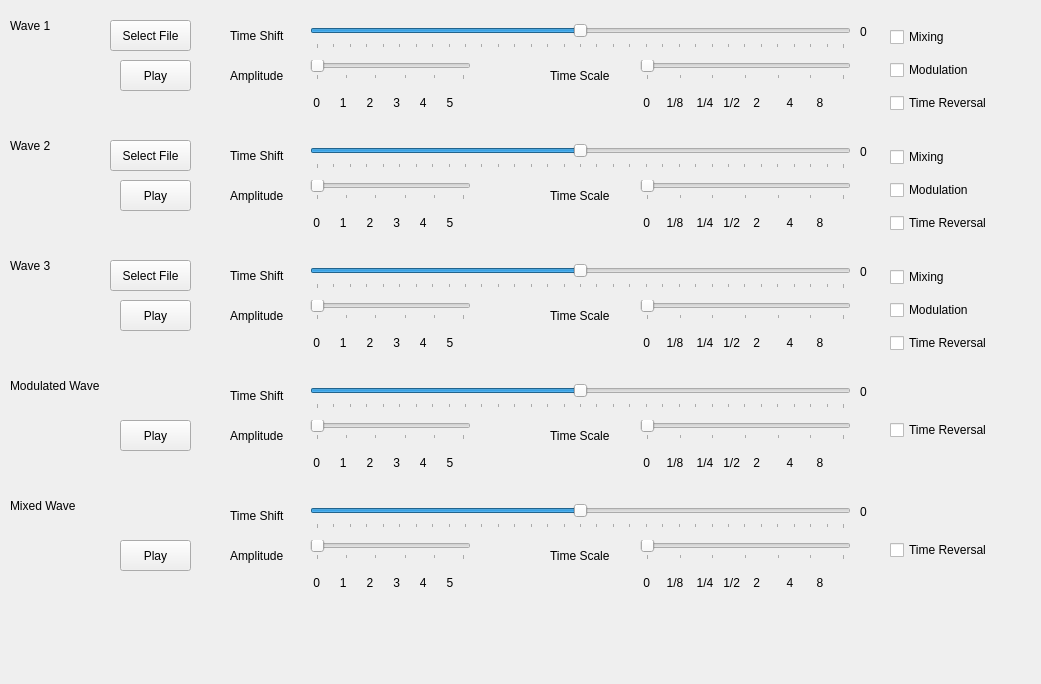
<?xml version="1.0" encoding="UTF-8"?>
<ui version="4.0">
 <class>WaveMixer</class>
 <widget class="QMainWindow" name="WaveMixer">
  <property name="enabled">
   <bool>true</bool>
  </property>
  <property name="geometry">
   <rect>
    <x>0</x>
    <y>0</y>
    <width>1041</width>
    <height>684</height>
   </rect>
  </property>
  <property name="acceptDrops">
   <bool>false</bool>
  </property>
  <property name="windowTitle">
   <string>MainWindow</string>
  </property>
  <property name="autoFillBackground">
   <bool>true</bool>
  </property>
  <widget class="QWidget" name="centralwidget">
   <widget class="QLabel" name="label">
    <property name="geometry">
     <rect>
      <x>10</x>
      <y>10</y>
      <width>51</width>
      <height>31</height>
     </rect>
    </property>
    <property name="text">
     <string>Wave 1</string>
    </property>
   </widget>
   <widget class="QSlider" name="timeShift1">
    <property name="geometry">
     <rect>
      <x>310</x>
      <y>20</y>
      <width>541</width>
      <height>29</height>
     </rect>
    </property>
    <property name="acceptDrops">
     <bool>false</bool>
    </property>
    <property name="minimum">
     <number>-16000</number>
    </property>
    <property name="maximum">
     <number>16000</number>
    </property>
    <property name="tracking">
     <bool>true</bool>
    </property>
    <property name="orientation">
     <enum>Qt::Horizontal</enum>
    </property>
    <property name="tickPosition">
     <enum>QSlider::TicksBelow</enum>
    </property>
    <property name="tickInterval">
     <number>1000</number>
    </property>
   </widget>
   <widget class="QLabel" name="label_2">
    <property name="geometry">
     <rect>
      <x>860</x>
      <y>16</y>
      <width>51</width>
      <height>31</height>
     </rect>
    </property>
    <property name="text">
     <string>0</string>
    </property>
   </widget>
   <widget class="QLabel" name="label_3">
    <property name="geometry">
     <rect>
      <x>230</x>
      <y>20</y>
      <width>81</width>
      <height>31</height>
     </rect>
    </property>
    <property name="text">
     <string>Time Shift</string>
    </property>
   </widget>
   <widget class="QLabel" name="label_7">
    <property name="geometry">
     <rect>
      <x>230</x>
      <y>60</y>
      <width>81</width>
      <height>31</height>
     </rect>
    </property>
    <property name="text">
     <string>Amplitude</string>
    </property>
   </widget>
   <widget class="QLabel" name="label_9">
    <property name="geometry">
     <rect>
      <x>550</x>
      <y>60</y>
      <width>81</width>
      <height>31</height>
     </rect>
    </property>
    <property name="text">
     <string>Time Scale</string>
    </property>
   </widget>
   <widget class="QPushButton" name="select1">
    <property name="geometry">
     <rect>
      <x>110</x>
      <y>20</y>
      <width>81</width>
      <height>31</height>
     </rect>
    </property>
    <property name="text">
     <string>Select File</string>
    </property>
   </widget>
   <widget class="QPushButton" name="play1">
    <property name="geometry">
     <rect>
      <x>120</x>
      <y>60</y>
      <width>71</width>
      <height>31</height>
     </rect>
    </property>
    <property name="text">
     <string>Play</string>
    </property>
   </widget>
   <widget class="QWidget" name="layoutWidget">
    <property name="geometry">
     <rect>
      <x>640</x>
      <y>180</y>
      <width>211</width>
      <height>59</height>
     </rect>
    </property>
    <layout class="QVBoxLayout" name="verticalLayout_13">
     <item>
      <widget class="QSlider" name="timeScale2">
       <property name="maximum">
        <number>6</number>
       </property>
       <property name="orientation">
        <enum>Qt::Horizontal</enum>
       </property>
       <property name="tickPosition">
        <enum>QSlider::TicksBelow</enum>
       </property>
       <property name="tickInterval">
        <number>1</number>
       </property>
      </widget>
     </item>
     <item>
      <widget class="QLabel" name="label_16">
       <property name="text">
        <string> 0     1/8    1/4   1/2    2        4       8</string>
       </property>
      </widget>
     </item>
    </layout>
   </widget>
   <widget class="QSlider" name="timeShift2">
    <property name="geometry">
     <rect>
      <x>310</x>
      <y>140</y>
      <width>541</width>
      <height>29</height>
     </rect>
    </property>
    <property name="acceptDrops">
     <bool>false</bool>
    </property>
    <property name="minimum">
     <number>-16000</number>
    </property>
    <property name="maximum">
     <number>16000</number>
    </property>
    <property name="tracking">
     <bool>true</bool>
    </property>
    <property name="orientation">
     <enum>Qt::Horizontal</enum>
    </property>
    <property name="tickPosition">
     <enum>QSlider::TicksBelow</enum>
    </property>
    <property name="tickInterval">
     <number>1000</number>
    </property>
   </widget>
   <widget class="QLabel" name="label_10">
    <property name="geometry">
     <rect>
      <x>550</x>
      <y>180</y>
      <width>81</width>
      <height>31</height>
     </rect>
    </property>
    <property name="text">
     <string>Time Scale</string>
    </property>
   </widget>
   <widget class="QPushButton" name="select2">
    <property name="geometry">
     <rect>
      <x>110</x>
      <y>140</y>
      <width>81</width>
      <height>31</height>
     </rect>
    </property>
    <property name="text">
     <string>Select File</string>
    </property>
   </widget>
   <widget class="QWidget" name="layoutWidget_2">
    <property name="geometry">
     <rect>
      <x>890</x>
      <y>140</y>
      <width>126</width>
      <height>101</height>
     </rect>
    </property>
    <layout class="QVBoxLayout" name="verticalLayout_14">
     <item>
      <widget class="QCheckBox" name="mixing2">
       <property name="text">
        <string>Mixing</string>
       </property>
      </widget>
     </item>
     <item>
      <widget class="QCheckBox" name="modulation2">
       <property name="text">
        <string>Modulation</string>
       </property>
      </widget>
     </item>
     <item>
      <widget class="QCheckBox" name="reverse2">
       <property name="text">
        <string>Time Reversal</string>
       </property>
      </widget>
     </item>
    </layout>
   </widget>
   <widget class="QPushButton" name="play2">
    <property name="geometry">
     <rect>
      <x>120</x>
      <y>180</y>
      <width>71</width>
      <height>31</height>
     </rect>
    </property>
    <property name="text">
     <string>Play</string>
    </property>
   </widget>
   <widget class="QLabel" name="label_6">
    <property name="geometry">
     <rect>
      <x>860</x>
      <y>136</y>
      <width>51</width>
      <height>31</height>
     </rect>
    </property>
    <property name="text">
     <string>0</string>
    </property>
   </widget>
   <widget class="QLabel" name="label_8">
    <property name="geometry">
     <rect>
      <x>230</x>
      <y>180</y>
      <width>81</width>
      <height>31</height>
     </rect>
    </property>
    <property name="text">
     <string>Amplitude</string>
    </property>
   </widget>
   <widget class="QLabel" name="label_18">
    <property name="geometry">
     <rect>
      <x>10</x>
      <y>130</y>
      <width>51</width>
      <height>31</height>
     </rect>
    </property>
    <property name="text">
     <string>Wave 2</string>
    </property>
   </widget>
   <widget class="QWidget" name="layoutWidget_3">
    <property name="geometry">
     <rect>
      <x>310</x>
      <y>180</y>
      <width>161</width>
      <height>59</height>
     </rect>
    </property>
    <layout class="QVBoxLayout" name="verticalLayout_15">
     <item>
      <widget class="QSlider" name="amplitude2">
       <property name="maximum">
        <number>100</number>
       </property>
       <property name="pageStep">
        <number>10</number>
       </property>
       <property name="orientation">
        <enum>Qt::Horizontal</enum>
       </property>
       <property name="tickPosition">
        <enum>QSlider::TicksBelow</enum>
       </property>
       <property name="tickInterval">
        <number>20</number>
       </property>
      </widget>
     </item>
     <item>
      <widget class="QLabel" name="label_20">
       <property name="text">
        <string> 0      1      2      3      4      5</string>
       </property>
      </widget>
     </item>
    </layout>
   </widget>
   <widget class="QLabel" name="label_21">
    <property name="geometry">
     <rect>
      <x>230</x>
      <y>140</y>
      <width>81</width>
      <height>31</height>
     </rect>
    </property>
    <property name="text">
     <string>Time Shift</string>
    </property>
   </widget>
   <widget class="QWidget" name="layoutWidget_4">
    <property name="geometry">
     <rect>
      <x>640</x>
      <y>300</y>
      <width>211</width>
      <height>59</height>
     </rect>
    </property>
    <layout class="QVBoxLayout" name="verticalLayout_16">
     <item>
      <widget class="QSlider" name="timeScale3">
       <property name="maximum">
        <number>6</number>
       </property>
       <property name="orientation">
        <enum>Qt::Horizontal</enum>
       </property>
       <property name="tickPosition">
        <enum>QSlider::TicksBelow</enum>
       </property>
       <property name="tickInterval">
        <number>1</number>
       </property>
      </widget>
     </item>
     <item>
      <widget class="QLabel" name="label_22">
       <property name="text">
        <string> 0     1/8    1/4   1/2    2        4       8</string>
       </property>
      </widget>
     </item>
    </layout>
   </widget>
   <widget class="QSlider" name="timeShift3">
    <property name="geometry">
     <rect>
      <x>310</x>
      <y>260</y>
      <width>541</width>
      <height>29</height>
     </rect>
    </property>
    <property name="acceptDrops">
     <bool>false</bool>
    </property>
    <property name="minimum">
     <number>-16000</number>
    </property>
    <property name="maximum">
     <number>16000</number>
    </property>
    <property name="tracking">
     <bool>true</bool>
    </property>
    <property name="orientation">
     <enum>Qt::Horizontal</enum>
    </property>
    <property name="tickPosition">
     <enum>QSlider::TicksBelow</enum>
    </property>
    <property name="tickInterval">
     <number>1000</number>
    </property>
   </widget>
   <widget class="QLabel" name="label_23">
    <property name="geometry">
     <rect>
      <x>550</x>
      <y>300</y>
      <width>81</width>
      <height>31</height>
     </rect>
    </property>
    <property name="text">
     <string>Time Scale</string>
    </property>
   </widget>
   <widget class="QPushButton" name="select3">
    <property name="geometry">
     <rect>
      <x>110</x>
      <y>260</y>
      <width>81</width>
      <height>31</height>
     </rect>
    </property>
    <property name="text">
     <string>Select File</string>
    </property>
   </widget>
   <widget class="QWidget" name="layoutWidget_5">
    <property name="geometry">
     <rect>
      <x>890</x>
      <y>260</y>
      <width>126</width>
      <height>101</height>
     </rect>
    </property>
    <layout class="QVBoxLayout" name="verticalLayout_17">
     <item>
      <widget class="QCheckBox" name="mixing3">
       <property name="text">
        <string>Mixing</string>
       </property>
      </widget>
     </item>
     <item>
      <widget class="QCheckBox" name="modulation3">
       <property name="text">
        <string>Modulation</string>
       </property>
      </widget>
     </item>
     <item>
      <widget class="QCheckBox" name="reverse3">
       <property name="text">
        <string>Time Reversal</string>
       </property>
      </widget>
     </item>
    </layout>
   </widget>
   <widget class="QPushButton" name="play3">
    <property name="geometry">
     <rect>
      <x>120</x>
      <y>300</y>
      <width>71</width>
      <height>31</height>
     </rect>
    </property>
    <property name="text">
     <string>Play</string>
    </property>
   </widget>
   <widget class="QLabel" name="label_25">
    <property name="geometry">
     <rect>
      <x>860</x>
      <y>256</y>
      <width>51</width>
      <height>31</height>
     </rect>
    </property>
    <property name="text">
     <string>0</string>
    </property>
   </widget>
   <widget class="QLabel" name="label_26">
    <property name="geometry">
     <rect>
      <x>230</x>
      <y>300</y>
      <width>81</width>
      <height>31</height>
     </rect>
    </property>
    <property name="text">
     <string>Amplitude</string>
    </property>
   </widget>
   <widget class="QLabel" name="label_27">
    <property name="geometry">
     <rect>
      <x>10</x>
      <y>250</y>
      <width>51</width>
      <height>31</height>
     </rect>
    </property>
    <property name="text">
     <string>Wave 3</string>
    </property>
   </widget>
   <widget class="QWidget" name="layoutWidget_6">
    <property name="geometry">
     <rect>
      <x>310</x>
      <y>300</y>
      <width>161</width>
      <height>59</height>
     </rect>
    </property>
    <layout class="QVBoxLayout" name="verticalLayout_18">
     <item>
      <widget class="QSlider" name="amplitude3">
       <property name="maximum">
        <number>100</number>
       </property>
       <property name="pageStep">
        <number>10</number>
       </property>
       <property name="orientation">
        <enum>Qt::Horizontal</enum>
       </property>
       <property name="tickPosition">
        <enum>QSlider::TicksBelow</enum>
       </property>
       <property name="tickInterval">
        <number>20</number>
       </property>
      </widget>
     </item>
     <item>
      <widget class="QLabel" name="label_28">
       <property name="text">
        <string> 0      1      2      3      4      5</string>
       </property>
      </widget>
     </item>
    </layout>
   </widget>
   <widget class="QLabel" name="label_29">
    <property name="geometry">
     <rect>
      <x>230</x>
      <y>260</y>
      <width>81</width>
      <height>31</height>
     </rect>
    </property>
    <property name="text">
     <string>Time Shift</string>
    </property>
   </widget>
   <widget class="QWidget" name="layoutWidget_7">
    <property name="geometry">
     <rect>
      <x>640</x>
      <y>420</y>
      <width>211</width>
      <height>59</height>
     </rect>
    </property>
    <layout class="QVBoxLayout" name="verticalLayout_19">
     <item>
      <widget class="QSlider" name="timeScaleModulated">
       <property name="maximum">
        <number>6</number>
       </property>
       <property name="orientation">
        <enum>Qt::Horizontal</enum>
       </property>
       <property name="tickPosition">
        <enum>QSlider::TicksBelow</enum>
       </property>
       <property name="tickInterval">
        <number>1</number>
       </property>
      </widget>
     </item>
     <item>
      <widget class="QLabel" name="label_30">
       <property name="text">
        <string> 0     1/8    1/4   1/2    2        4       8</string>
       </property>
      </widget>
     </item>
    </layout>
   </widget>
   <widget class="QSlider" name="timeShiftModulated">
    <property name="geometry">
     <rect>
      <x>310</x>
      <y>380</y>
      <width>541</width>
      <height>29</height>
     </rect>
    </property>
    <property name="acceptDrops">
     <bool>false</bool>
    </property>
    <property name="minimum">
     <number>-16000</number>
    </property>
    <property name="maximum">
     <number>16000</number>
    </property>
    <property name="tracking">
     <bool>true</bool>
    </property>
    <property name="orientation">
     <enum>Qt::Horizontal</enum>
    </property>
    <property name="tickPosition">
     <enum>QSlider::TicksBelow</enum>
    </property>
    <property name="tickInterval">
     <number>1000</number>
    </property>
   </widget>
   <widget class="QLabel" name="label_31">
    <property name="geometry">
     <rect>
      <x>550</x>
      <y>420</y>
      <width>81</width>
      <height>31</height>
     </rect>
    </property>
    <property name="text">
     <string>Time Scale</string>
    </property>
   </widget>
   <widget class="QWidget" name="layoutWidget_8">
    <property name="geometry">
     <rect>
      <x>890</x>
      <y>380</y>
      <width>126</width>
      <height>101</height>
     </rect>
    </property>
    <layout class="QVBoxLayout" name="verticalLayout_20">
     <item>
      <widget class="QCheckBox" name="reverseModulated">
       <property name="text">
        <string>Time Reversal</string>
       </property>
      </widget>
     </item>
    </layout>
   </widget>
   <widget class="QPushButton" name="playModulated">
    <property name="geometry">
     <rect>
      <x>120</x>
      <y>420</y>
      <width>71</width>
      <height>31</height>
     </rect>
    </property>
    <property name="text">
     <string>Play</string>
    </property>
   </widget>
   <widget class="QLabel" name="label_32">
    <property name="geometry">
     <rect>
      <x>860</x>
      <y>376</y>
      <width>51</width>
      <height>31</height>
     </rect>
    </property>
    <property name="text">
     <string>0</string>
    </property>
   </widget>
   <widget class="QLabel" name="label_33">
    <property name="geometry">
     <rect>
      <x>230</x>
      <y>420</y>
      <width>81</width>
      <height>31</height>
     </rect>
    </property>
    <property name="text">
     <string>Amplitude</string>
    </property>
   </widget>
   <widget class="QLabel" name="label_34">
    <property name="geometry">
     <rect>
      <x>10</x>
      <y>370</y>
      <width>121</width>
      <height>31</height>
     </rect>
    </property>
    <property name="text">
     <string>Modulated Wave </string>
    </property>
   </widget>
   <widget class="QWidget" name="layoutWidget_9">
    <property name="geometry">
     <rect>
      <x>310</x>
      <y>420</y>
      <width>161</width>
      <height>59</height>
     </rect>
    </property>
    <layout class="QVBoxLayout" name="verticalLayout_21">
     <item>
      <widget class="QSlider" name="amplitudeModulated">
       <property name="maximum">
        <number>100</number>
       </property>
       <property name="pageStep">
        <number>10</number>
       </property>
       <property name="orientation">
        <enum>Qt::Horizontal</enum>
       </property>
       <property name="tickPosition">
        <enum>QSlider::TicksBelow</enum>
       </property>
       <property name="tickInterval">
        <number>20</number>
       </property>
      </widget>
     </item>
     <item>
      <widget class="QLabel" name="label_35">
       <property name="text">
        <string> 0      1      2      3      4      5</string>
       </property>
      </widget>
     </item>
    </layout>
   </widget>
   <widget class="QLabel" name="label_36">
    <property name="geometry">
     <rect>
      <x>230</x>
      <y>380</y>
      <width>81</width>
      <height>31</height>
     </rect>
    </property>
    <property name="text">
     <string>Time Shift</string>
    </property>
   </widget>
   <widget class="QWidget" name="layoutWidget_10">
    <property name="geometry">
     <rect>
      <x>640</x>
      <y>540</y>
      <width>211</width>
      <height>59</height>
     </rect>
    </property>
    <layout class="QVBoxLayout" name="verticalLayout_22">
     <item>
      <widget class="QSlider" name="timeScaleMixed">
       <property name="maximum">
        <number>6</number>
       </property>
       <property name="orientation">
        <enum>Qt::Horizontal</enum>
       </property>
       <property name="tickPosition">
        <enum>QSlider::TicksBelow</enum>
       </property>
       <property name="tickInterval">
        <number>1</number>
       </property>
      </widget>
     </item>
     <item>
      <widget class="QLabel" name="label_37">
       <property name="text">
        <string> 0     1/8    1/4   1/2    2        4       8</string>
       </property>
      </widget>
     </item>
    </layout>
   </widget>
   <widget class="QSlider" name="timeShiftMixed">
    <property name="geometry">
     <rect>
      <x>310</x>
      <y>500</y>
      <width>541</width>
      <height>29</height>
     </rect>
    </property>
    <property name="acceptDrops">
     <bool>false</bool>
    </property>
    <property name="minimum">
     <number>-16000</number>
    </property>
    <property name="maximum">
     <number>16000</number>
    </property>
    <property name="tracking">
     <bool>true</bool>
    </property>
    <property name="orientation">
     <enum>Qt::Horizontal</enum>
    </property>
    <property name="tickPosition">
     <enum>QSlider::TicksBelow</enum>
    </property>
    <property name="tickInterval">
     <number>1000</number>
    </property>
   </widget>
   <widget class="QLabel" name="label_38">
    <property name="geometry">
     <rect>
      <x>550</x>
      <y>540</y>
      <width>81</width>
      <height>31</height>
     </rect>
    </property>
    <property name="text">
     <string>Time Scale</string>
    </property>
   </widget>
   <widget class="QWidget" name="layoutWidget_11">
    <property name="geometry">
     <rect>
      <x>890</x>
      <y>500</y>
      <width>126</width>
      <height>101</height>
     </rect>
    </property>
    <layout class="QVBoxLayout" name="verticalLayout_23">
     <item>
      <widget class="QCheckBox" name="reverseMixed">
       <property name="text">
        <string>Time Reversal</string>
       </property>
      </widget>
     </item>
    </layout>
   </widget>
   <widget class="QPushButton" name="playMixed">
    <property name="geometry">
     <rect>
      <x>120</x>
      <y>540</y>
      <width>71</width>
      <height>31</height>
     </rect>
    </property>
    <property name="text">
     <string>Play</string>
    </property>
   </widget>
   <widget class="QLabel" name="label_39">
    <property name="geometry">
     <rect>
      <x>860</x>
      <y>496</y>
      <width>51</width>
      <height>31</height>
     </rect>
    </property>
    <property name="text">
     <string>0</string>
    </property>
   </widget>
   <widget class="QLabel" name="label_40">
    <property name="geometry">
     <rect>
      <x>230</x>
      <y>540</y>
      <width>81</width>
      <height>31</height>
     </rect>
    </property>
    <property name="text">
     <string>Amplitude</string>
    </property>
   </widget>
   <widget class="QLabel" name="label_41">
    <property name="geometry">
     <rect>
      <x>10</x>
      <y>490</y>
      <width>111</width>
      <height>31</height>
     </rect>
    </property>
    <property name="text">
     <string>Mixed Wave</string>
    </property>
   </widget>
   <widget class="QWidget" name="layoutWidget_12">
    <property name="geometry">
     <rect>
      <x>310</x>
      <y>540</y>
      <width>161</width>
      <height>59</height>
     </rect>
    </property>
    <layout class="QVBoxLayout" name="verticalLayout_24">
     <item>
      <widget class="QSlider" name="amplitudeMixed">
       <property name="maximum">
        <number>100</number>
       </property>
       <property name="pageStep">
        <number>10</number>
       </property>
       <property name="orientation">
        <enum>Qt::Horizontal</enum>
       </property>
       <property name="tickPosition">
        <enum>QSlider::TicksBelow</enum>
       </property>
       <property name="tickInterval">
        <number>20</number>
       </property>
      </widget>
     </item>
     <item>
      <widget class="QLabel" name="label_42">
       <property name="text">
        <string> 0      1      2      3      4      5</string>
       </property>
      </widget>
     </item>
    </layout>
   </widget>
   <widget class="QLabel" name="label_43">
    <property name="geometry">
     <rect>
      <x>230</x>
      <y>500</y>
      <width>81</width>
      <height>31</height>
     </rect>
    </property>
    <property name="text">
     <string>Time Shift</string>
    </property>
   </widget>
   <widget class="QWidget" name="">
    <property name="geometry">
     <rect>
      <x>640</x>
      <y>60</y>
      <width>211</width>
      <height>59</height>
     </rect>
    </property>
    <layout class="QVBoxLayout" name="verticalLayout_2">
     <item>
      <widget class="QSlider" name="timeScale1">
       <property name="maximum">
        <number>6</number>
       </property>
       <property name="orientation">
        <enum>Qt::Horizontal</enum>
       </property>
       <property name="tickPosition">
        <enum>QSlider::TicksBelow</enum>
       </property>
       <property name="tickInterval">
        <number>1</number>
       </property>
      </widget>
     </item>
     <item>
      <widget class="QLabel" name="label_12">
       <property name="text">
        <string> 0     1/8    1/4   1/2    2        4       8</string>
       </property>
      </widget>
     </item>
    </layout>
   </widget>
   <widget class="QWidget" name="">
    <property name="geometry">
     <rect>
      <x>310</x>
      <y>60</y>
      <width>161</width>
      <height>59</height>
     </rect>
    </property>
    <layout class="QVBoxLayout" name="verticalLayout">
     <item>
      <widget class="QSlider" name="amplitude1">
       <property name="maximum">
        <number>100</number>
       </property>
       <property name="pageStep">
        <number>10</number>
       </property>
       <property name="orientation">
        <enum>Qt::Horizontal</enum>
       </property>
       <property name="tickPosition">
        <enum>QSlider::TicksBelow</enum>
       </property>
       <property name="tickInterval">
        <number>20</number>
       </property>
      </widget>
     </item>
     <item>
      <widget class="QLabel" name="label_11">
       <property name="text">
        <string> 0      1      2      3      4      5</string>
       </property>
      </widget>
     </item>
    </layout>
   </widget>
   <widget class="QWidget" name="">
    <property name="geometry">
     <rect>
      <x>890</x>
      <y>20</y>
      <width>126</width>
      <height>101</height>
     </rect>
    </property>
    <layout class="QVBoxLayout" name="verticalLayout_12">
     <item>
      <widget class="QCheckBox" name="mixing1">
       <property name="text">
        <string>Mixing</string>
       </property>
      </widget>
     </item>
     <item>
      <widget class="QCheckBox" name="modulation1">
       <property name="text">
        <string>Modulation</string>
       </property>
      </widget>
     </item>
     <item>
      <widget class="QCheckBox" name="reverse1">
       <property name="text">
        <string>Time Reversal</string>
       </property>
      </widget>
     </item>
    </layout>
    <zorder>reverse1</zorder>
    <zorder>modulation1</zorder>
   </widget>
   <zorder>label</zorder>
   <zorder>reverse1</zorder>
   <zorder>modulation1</zorder>
   <zorder>mixing1</zorder>
   <zorder>horizontalSlider</zorder>
   <zorder>label_2</zorder>
   <zorder>layoutWidget</zorder>
   <zorder>textEdit</zorder>
   <zorder>layoutWidget_2</zorder>
   <zorder>horizontalSlider_3</zorder>
   <zorder>timeShift1</zorder>
   <zorder>label_2</zorder>
   <zorder>label_3</zorder>
   <zorder>amplitude1</zorder>
   <zorder>label_7</zorder>
   <zorder>label_9</zorder>
   <zorder>timeScale1</zorder>
   <zorder>label_11</zorder>
   <zorder>label_12</zorder>
   <zorder>pushButton</zorder>
   <zorder>select1</zorder>
   <zorder>play1</zorder>
   <zorder>layoutWidget</zorder>
   <zorder>timeShift2</zorder>
   <zorder>label_10</zorder>
   <zorder>select2</zorder>
   <zorder>layoutWidget_2</zorder>
   <zorder>play2</zorder>
   <zorder>label_6</zorder>
   <zorder>label_8</zorder>
   <zorder>label_18</zorder>
   <zorder>layoutWidget_3</zorder>
   <zorder>label_21</zorder>
   <zorder>layoutWidget_4</zorder>
   <zorder>timeShift3</zorder>
   <zorder>label_23</zorder>
   <zorder>select3</zorder>
   <zorder>layoutWidget_5</zorder>
   <zorder>play3</zorder>
   <zorder>label_25</zorder>
   <zorder>label_26</zorder>
   <zorder>label_27</zorder>
   <zorder>layoutWidget_6</zorder>
   <zorder>label_29</zorder>
   <zorder>layoutWidget_7</zorder>
   <zorder>timeShiftModulated</zorder>
   <zorder>label_31</zorder>
   <zorder>layoutWidget_8</zorder>
   <zorder>playModulated</zorder>
   <zorder>label_32</zorder>
   <zorder>label_33</zorder>
   <zorder>label_34</zorder>
   <zorder>layoutWidget_9</zorder>
   <zorder>label_36</zorder>
   <zorder>layoutWidget_10</zorder>
   <zorder>timeShiftMixed</zorder>
   <zorder>label_38</zorder>
   <zorder>layoutWidget_11</zorder>
   <zorder>playMixed</zorder>
   <zorder>label_39</zorder>
   <zorder>label_40</zorder>
   <zorder>label_41</zorder>
   <zorder>layoutWidget_12</zorder>
   <zorder>label_43</zorder>
  </widget>
 </widget>
 <resources>
  <include location="../../../../../../images.qrc"/>
 </resources>
 <connections>
  <connection>
   <sender>timeShift1</sender>
   <signal>valueChanged(int)</signal>
   <receiver>label_2</receiver>
   <slot>setNum(int)</slot>
   <hints>
    <hint type="sourcelabel">
     <x>606</x>
     <y>43</y>
    </hint>
    <hint type="destinationlabel">
     <x>891</x>
     <y>23</y>
    </hint>
   </hints>
  </connection>
 </connections>
</ui>
